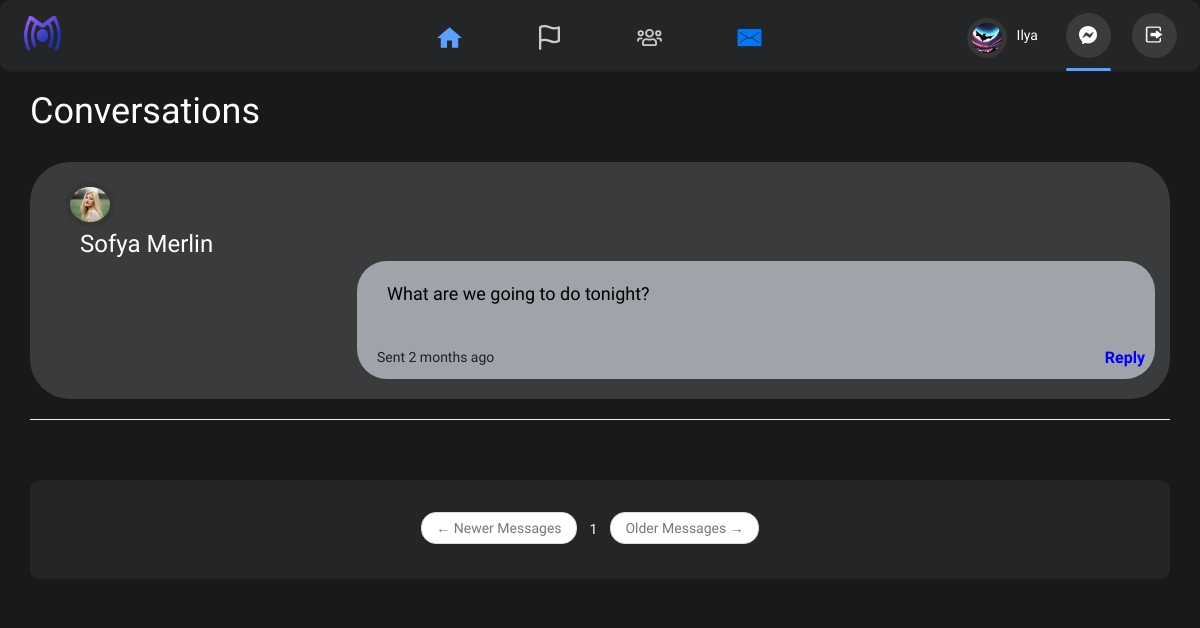
/messages (signed in), run on an earlier commit of the app's database.
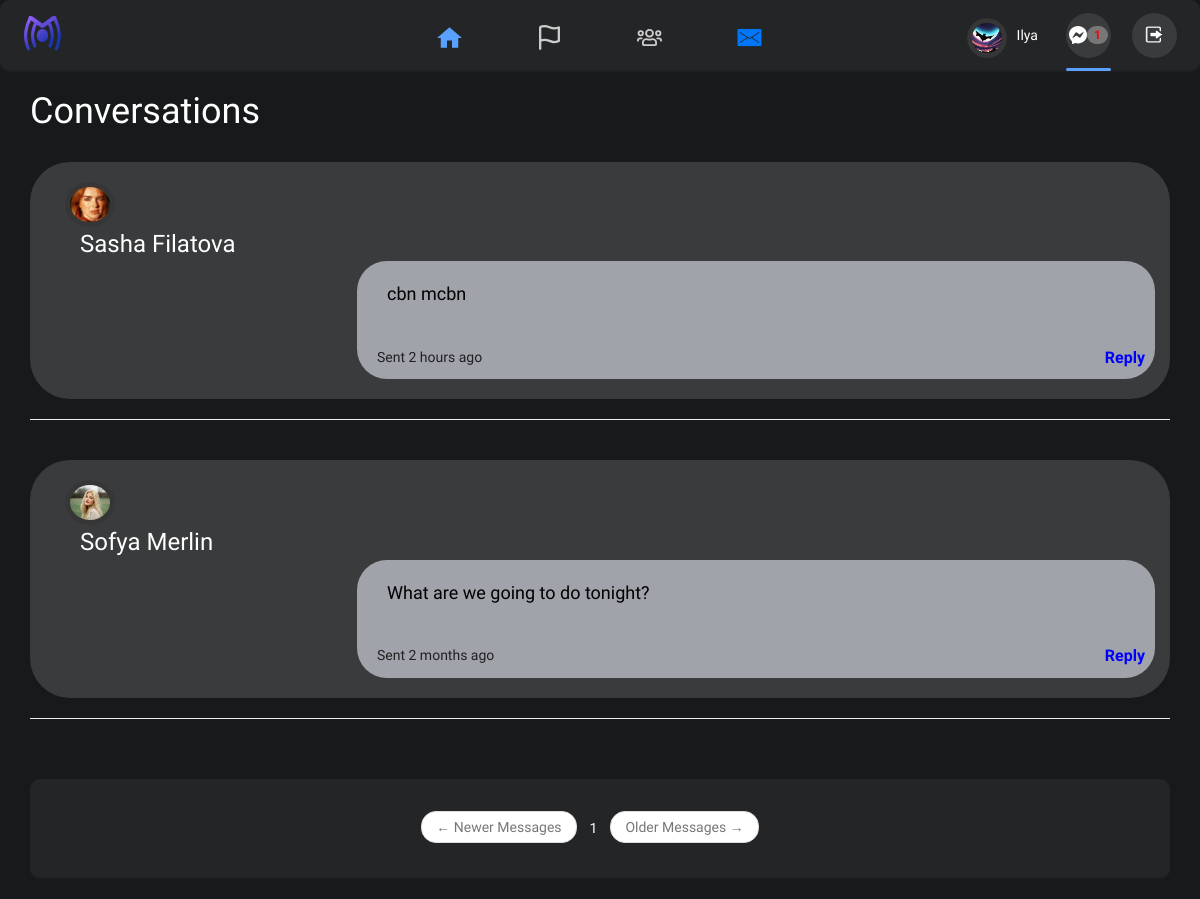
And on a later commit of the database.
### flowmes/models.py (models this page shows, shortened)
class Message(db.Model):
    id = db.Column(db.Integer, primary_key=True)
    sender_id = db.Column(db.Integer, db.ForeignKey('user.id'))
    recipient_id = db.Column(db.Integer, db.ForeignKey('user.id'))
    body = db.Column(db.String(140))
    image = db.Column(db.String(20))
    timestamp = db.Column(db.DateTime, index=True, default=datetime.utcnow)

class User(UserMixin, db.Model):
    id = db.Column(db.Integer, primary_key=True)
    f_name = db.Column(db.String(64), index=True, nullable=False)
    l_name = db.Column(db.String(64), index=True, nullable=False)
    username = db.Column(db.String(128), index=True, nullable=False)
    dob = db.Column(db.DateTime, nullable=True, index=True)
    gender = db.Column(db.String(6), index=True, nullable=True)
    email = db.Column(db.String(120), index=True, unique=True, nullable=False)
    password_hash = db.Column(db.String(128))
    cover_image = db.Column(db.String(20), default='default.jpeg')
    profile_image = db.Column(db.String(20), default='default.jpg')
    story_image = db.Column(db.String(20))
    about_me = db.Column(db.String(140), default='No Bio')
    last_seen = db.Column(db.DateTime, default=datetime.utcnow)
    school = db.Column(db.String(140), default="No data")
    hometown = db.Column(db.String(140), default="No data")
    location = db.Column(db.String(140), default="No data")
    relationship = db.Column(db.String(140), default="No data")
    posts = db.relationship('Post', backref='author', lazy='dynamic')
    stories = db.relationship('Story', backref='author', lazy='dynamic')
    comments = db.relationship('Comment', backref='author', lazy='dynamic')
    likes = db.relationship('Like', backref='author', lazy='dynamic')
    followed = db.relationship(
        'User', secondary=followers,
        primaryjoin=(followers.c.follower_id == id),
        secondaryjoin=(followers.c.followed_id == id),
        backref=db.backref('followers', lazy='dynamic'), lazy='dynamic')
    messages_sent = db.relationship('Message',
                                    foreign_keys='Message.sender_id',
                                    backref='author', lazy='dynamic')
    messages_received = db.relationship('Message',
                                        foreign_keys='Message.recipient_id',
                                        backref='recipient', lazy='dynamic')
    last_message_read_time = db.Column(db.DateTime)
    def new_messages(self):
        last_read_time = self.last_message_read_time or datetime(1900, 1, 1)
        return Message.query.filter_by(recipient=self).filter(
            Message.timestamp > last_read_time).count()

### flowmes/routes.py (the view)
@app.route('/messages', methods=['GET', 'POST'])
@login_required
def messages():
    current_user.last_message_read_time = datetime.utcnow()
    db.session.commit()
    page = request.args.get('page', 1, type=int)
    messages = current_user.messages_received.order_by(
        Message.timestamp.desc()).paginate(
            page, app.config['POSTS_PER_PAGE'], False)
    next_url = url_for('messages', page=messages.next_num) \
        if messages.has_next else None
    prev_url = url_for('messages', page=messages.prev_num) \
        if messages.has_prev else None
    return render_template('messages.html', messages=messages,
                           next_url=next_url, prev_url=prev_url, title="Messages")

### flowmes/models.py (called while the page is built)
@login.user_loader
def load_user(id):
    return User.query.get(int(id))

### flowmes/routes.py (called while the page is built)
@app.before_request
def before_request():
    if current_user.is_authenticated:
        current_user.last_seen = datetime.utcnow()
        db.session.commit()

### flowmes/templates/messages.html (shortened to what this page needs)
{% extends "base.html" %}
{% import 'bootstrap/wtf.html' as wtf %}
{% set active_page = "chat" %}
{% block styles %}
{{super()}}
{% endblock %}
{% block app_content %}
<div class="container">
    <h1>Conversations</h1>
    <br>
    {% for post in messages.items %}
<div class="chat">
    <div class="container">
        <div class="profile">
            <a href="{{url_for('user', username=post.author.username)}}">
                <img src="{{url_for('static', filename='img/avatar/' + post.author.profile_image)}}" alt="">
                <span>{{ post.author.f_name }} {{ post.author.l_name }}</span></a>
        </div>
        <div class="desc">
            {% if current_user == post.author %}
            <p class="body"> {{ post.body }}</p>
            <a href="{{url_for('edit_post', id= post.id)}}"> <span class="label label-primary">Edit</span></a>
            {% else %}
            <p class="body"> {{ post.body }}</p>
            {% endif %}
        <span ><a href="{{url_for('send_message', recipient=post.author.username)}}" >Reply</a></span>
            <span class="time">Sent {{moment(post.timestamp).fromNow()}}</span>
        </div>
    </div>
</div>
<hr>
<br>
    {% endfor %}
    <nav aria-label="..." class='pager'>
        <ul class="pager">
            <li class="previous{% if not prev_url %} disabled{% endif %}">
                <a href="{{ prev_url or '#' }}">
                    <span aria-hidden="true">&larr;</span> Newer Messages
                </a>
            </li>
            {% for page_num in messages.iter_pages(left_edge=1, right_edge=1, left_current=1, right_current=2) %}
                {% if page_num %}
                {% if messages.page_num == page_num %}
                    <a class="btn btn-info mb-4 active" href="{{ url_for('index', page=page_num)}}">{{page_num}}</a>
                {% else %}
                <a class="btn btn-outline-info mb-4" href="{{ url_for('index', page=page_num)}}">{{page_num}}</a>
                {% endif %}
                {% else  %}
                    ...
                {% endif %}
            {% endfor %}
            <li class="next{% if not next_url %} disabled{% endif %}">
                <a href="{{ next_url or '#' }}">
                    Older Messages <span aria-hidden="true">&rarr;</span>
                </a>
            </li>
        </ul>
    </nav>
</div>
{% endblock %}

### flowmes/templates/base.html (shortened to what this page needs)
{% extends 'bootstrap/base.html' %}
{% block head %}
{{super()}}
{% endblock %}
{% block styles %}
{{super()}}
    <link rel="stylesheet" href="{{url_for('static', filename='css/owl.theme.default.css')}}">
    <link rel="stylesheet" href="{{url_for('static', filename='css/owl.carousel.min.css')}}">
    <link rel="stylesheet" href="{{url_for('static', filename='css/style.css')}}">
{% endblock %}
{% block navbar %}
    {% if current_user.is_authenticated %}
    <nav class="desktop-nav">
        <div class="left-side">
            <div class="logo">
                <a href="{{url_for('index')}}"><img src="{{url_for('static', filename='img/icons/flowmes.svg')}}" alt="" title='FlowMes'></a>
            </div>
        </div>
        <a href="{{url_for('index')}}">
        <div class="tabs">
            <div class="tab-icon {{'active' if active_page == 'index' }}">
                <div class="icon">
                    <img src="{{url_for('static', filename='img/icons/home.svg')}}" alt="" title="Home">
                </div>
            </div>
        </a>
            <a href="{{url_for('explore')}}">
            <div class="tab-icon {{'active' if active_page == 'explore' }}">
                <div class="icon">
                    <img src="{{url_for('static', filename='img/icons/flag.svg')}}" alt="" title="Explore" >
                </div>
            </div>
            </a>
            <a href="{{url_for('users')}}">
            <div class="tab-icon {{'active' if active_page == 'users' }}">
                <div class="icon">
                    <img src="{{url_for('static', filename='img/icons/users.svg')}}" alt="" title="Users">
                </div>
            </div>
            </a>
            <a href="{{url_for('messaging')}}">
            <div class="tab-icon {{'active' if active_page == 'messaging' }}">
                <div class="icon">
                    <img src="{{url_for('static', filename='img/icons/chat.png')}}" alt="" title="Messaging">
                </div>
            </div>
        </a>
        <div class="right-side">
            <a href="{{url_for('user', username=current_user.username)}}">
            <div class="user {{'active' if active_page == 'profile' }}">
                <div class="profile">
                    <img src="{{url_for('static', filename='img/avatar/' + current_user.profile_image)}}" alt="" title="Profile">
                </div>
                <h4>{{ current_user.f_name }}</h4>
            </div>
            </a>
            <a href="{{ url_for('messages') }}">
            <div class="user-icons">
                <div class="icon {{'active' if active_page == 'chat' }}">
                    <img src="{{url_for('static', filename='img/icons/messenger.svg')}}" alt="" title="Chat">
                    {% set new_messages = current_user.new_messages() %}
                            {% if new_messages %}
                            <span class="badge" style="color: red;">{{ new_messages }}</span>
                            {% endif %}
                </div>
            </div>
            </a>
           <a href="{{url_for('logout')}}"> <div class="user-icons">
                <div class="icon">
                    <img src="{{url_for('static', filename='img/icons/logout.png')}}" alt="" title="Logout">
                </div>
            </div></a>
        </div>
    </nav>
    {% endif %}
{% endblock %}
{% block content %}
    {% block app_content %}{% endblock %}
{% endblock %}

What changed in the data, as far as the page shows it:
added Message: profile_image (picture), author.f_name "Sasha", author.l_name "Filatova", body "cbn mcbn", timestamp "2 hours ago"
Also different on the page:
{{ new_messages }}: (not shown) → "1"
